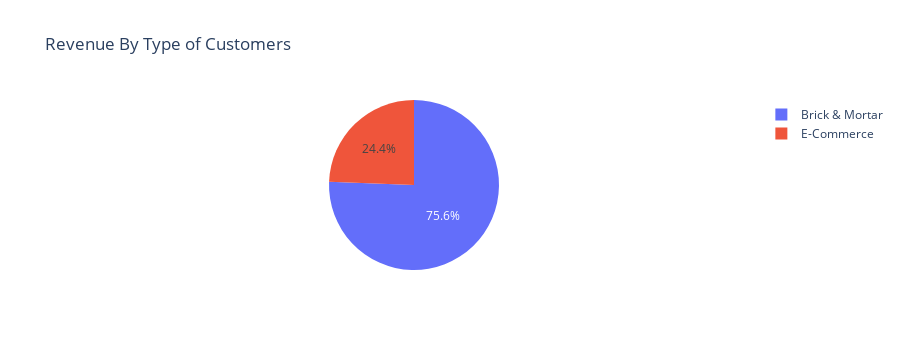

Source (notebook cell):
### Code cell
fig = px.pie(
    values=Type_customer['norm_sales_amount'], 
    names=Type_customer.index, 
    title='Revenue By Type of Customers'
)

fig.update_layout(
    autosize=False,
    height=350,
)

fig.show()

### Figure 1 — Plotly figure (JSON) as saved in the notebook; plotly's stock layout.template omitted (floating-point values rounded to 4 significant figures)
{"data": [{"domain": {"x": [0, 1], "y": [0, 1]}, "hovertemplate": "label=%{label}<br>value=%{value}<extra></extra>", "labels": ["Brick & Mortar", "E-Commerce"], "legendgroup": "", "name": "", "showlegend": true, "type": "pie", "values": [744525338, 240343625]}], "layout": {"autosize": false, "height": 350, "legend": {"tracegroupgap": 0}, "title": {"text": "Revenue By Type of Customers"}}}
